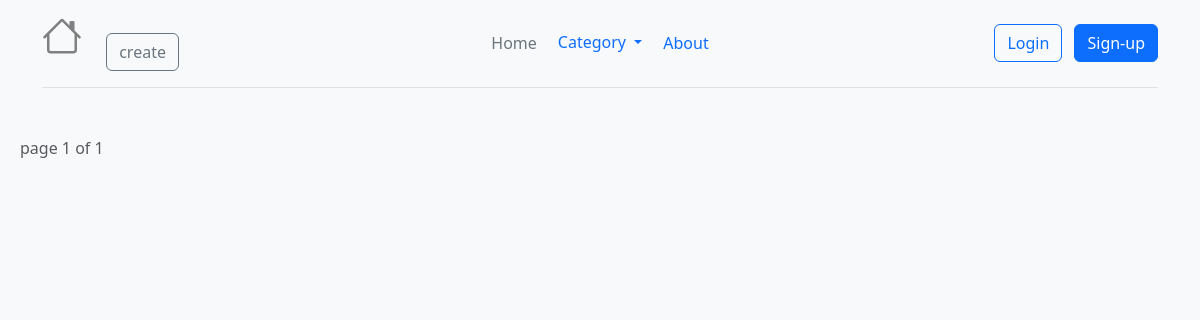
Before: / with the older database file.
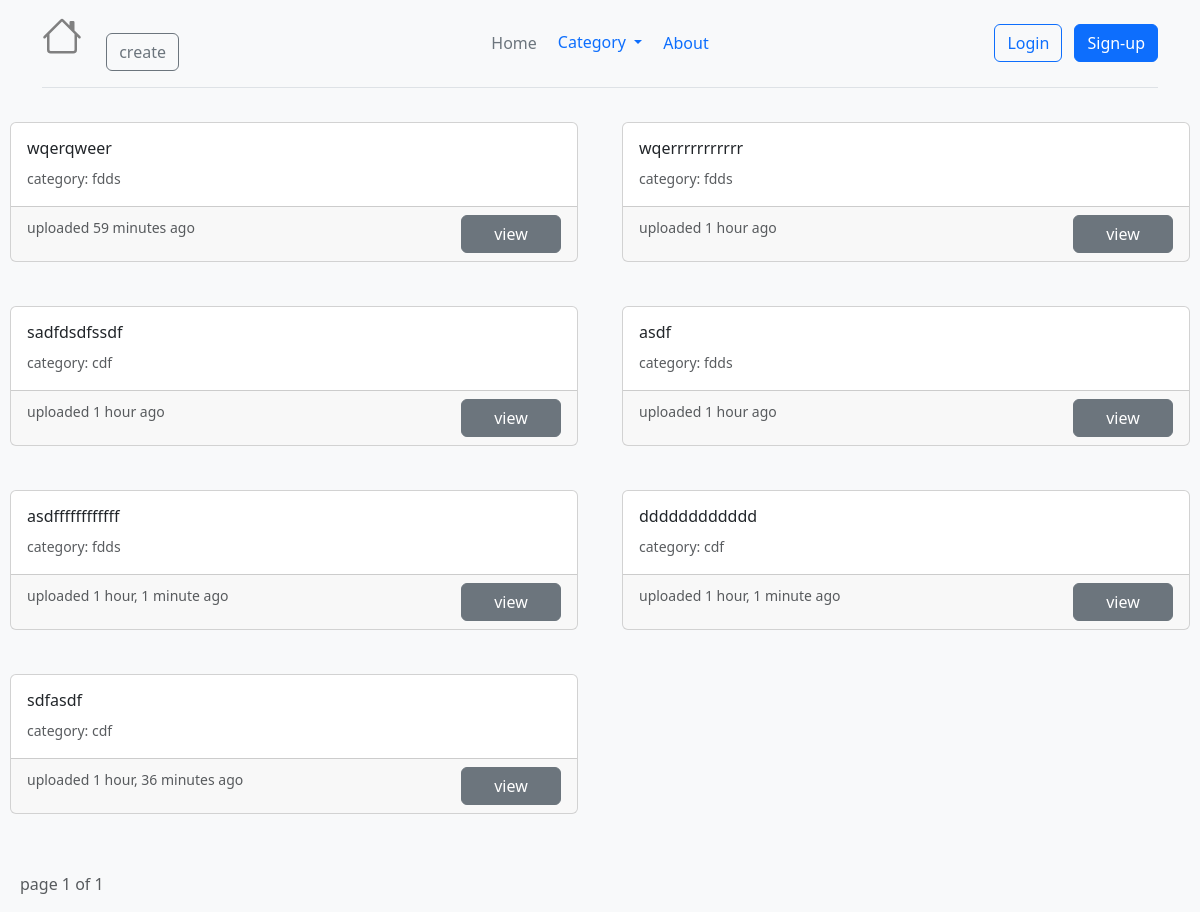
After: the same page with the newer database file.
### poll/models.py (models this page shows, shortened)
class Question(models.Model):
    author = models.ForeignKey(User, on_delete=models.CASCADE, related_name='questions')
    q_text = models.CharField(max_length=200)
    category = models.ForeignKey(Category, on_delete=models.CASCADE, related_name='questions')
    pub_date = models.DateTimeField('date published', auto_now_add=True)
    participants = models.ManyToManyField(User, blank=True)
    class Meta:
        ordering = ['-pub_date']
    def get_absolute_url(self):
        return reverse('poll_detail', kwargs={'id': self.id})

class Category(models.Model):
    name = models.CharField(max_length=100)
    slug = models.SlugField(max_length=100, unique=True)
    def __str__(self):
        return self.name
    def get_absolute_url(self):
        return reverse('poll_category', kwargs={'slug': self.slug})

### poll/views.py (the view)
# urls.py: path('', views.index, name='index'),
def index(request):
    p = Paginator(Question.objects.all(), 8)
    page = request.GET.get('page')
    questions = p.get_page(page)
    return render(request, 'index.html', {'questions': questions})

### poll/context_processors.py (called while the page is built)
def categories(request):
    return {'categories':Category.objects.all()}

### poll/templates/index.html (shortened to what this page needs)
{% extends 'base.html' %}
{% block content %}
    <div class="row row-cols-1 row-cols-md-2 g-4">
            {% for question in questions %}
                <div class="col">
                  <div class="card" style="margin: 10px">
                  <div class="card-body">
                    <h6 class="card-title">{{ question.q_text }}</h6>
                    <p class="card-text"><small class="text-body-secondary">category: {{ question.category }}</small></p>
                  </div>
                  <div class="card-footer">
                    <small class="text-body-secondary col">uploaded {{ question.pub_date|timesince }} ago</small>
                    <a href="{{ question.get_absolute_url }}" class="btn btn-secondary" style="float: right; width: 100px">view</a>
                  </div>
                </div>
              </div>
            {% endfor %}
        </div>
        <div style="margin-top: 30px; margin-left: 20px" class="mt-5 mb-3">
                <span class="text-body-secondary">
                    page {{ questions.number }} of {{ questions.paginator.num_pages }}
                </span>
            </div>
{% endblock %}

### templates/base.html (shortened to what this page needs)
<!DOCTYPE html>
{% load static %}
<html lang="en">
<head>
    <link href="https://cdn.jsdelivr.net/npm/bootstrap@5.3.3/dist/css/bootstrap.min.css" rel="stylesheet">
    <link rel="stylesheet" href="{% static 'css/main.css' %}">
</head>
<body class="bg-body-tertiary">
<header>
    <div class="container">
    <header class="d-flex flex-wrap align-items-center justify-content-center justify-content-md-between py-3 mb-4 border-bottom">
      <div class="col-md-3 mb-2 mb-md-0">
        <a href="{% url 'index' %}" class="d-inline-flex link-body-emphasis text-decoration-none" >
        </a>
          <a href="{% url 'create_poll' %}" class="btn btn-outline-secondary" style="margin-left: 20px;">create</a>
      </div>
      <ul class="nav col-12 col-md-auto mb-2 justify-content-center mb-md-0">
        <li><a href="{% url 'index' %}" class="nav-link px-2 link-secondary">Home</a></li>
        <li><div class="dropdown">
              <a class="btn btn-link dropdown-toggle text-decoration-none" role="button" data-bs-toggle="dropdown" aria-expanded="false">
                Category
              </a>
            </div>
        </li>
        <li><a href="{% url 'about' %}" class="nav-link px-2">About</a></li>
      </ul>
      <div class="col-md-3 text-end">
        {% if request.user.is_authenticated %}
            <a href="{% url 'logout' %}" class="btn btn-outline-primary me-2">Logout</a>
        {% else %}
            <a href="{% url 'login' %}" class="btn btn-outline-primary me-2">Login</a>
            <a href="{% url 'singup' %}" class="btn btn-primary">Sign-up</a>
        {% endif %}
      </div>
    </header>
  </div>
</header>
{% block content %}
{% endblock %}
</body>
</html>

Changed rows visible on the page:
added Question: q_text "wqerqweer", category "fdds", pub_date "59 minutes"
added Question: q_text "wqerrrrrrrrrrr", category "fdds", pub_date "1 hour"
added Question: q_text "sadfdsdfssdf", category "cdf", pub_date "1 hour"
added Question: q_text "asdf", category "fdds", pub_date "1 hour"
added Question: q_text "asdffffffffffff", category "fdds", pub_date "1 hour, 1 minute"
added Question: q_text "dddddddddddd", category "cdf", pub_date "1 hour, 1 minute"
added Question: q_text "sdfasdf", category "cdf", pub_date "1 hour, 36 minutes"
